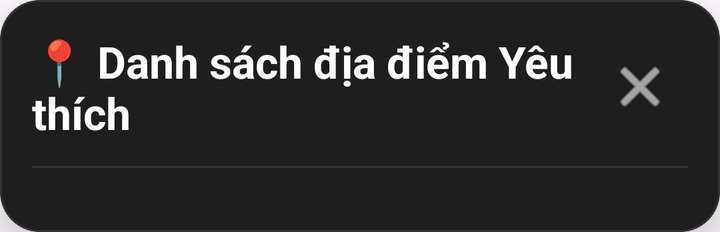
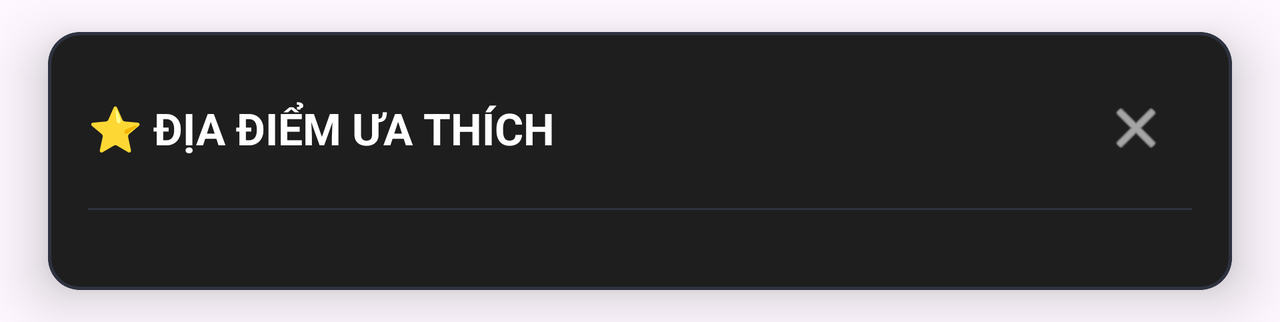

An Android layout and its configuration variant, each rendered on a device that would load it. The default file and the variant file are quoted in full after the pictures.
<!-- AndroidManifest.xml: application theme Theme.LocateShare -->
<!-- res/layout/dialog_favorites_card_popup.xml -->
<?xml version="1.0" encoding="utf-8"?>
<com.google.android.material.card.MaterialCardView xmlns:android="http://schemas.android.com/apk/res/android"
    xmlns:app="http://schemas.android.com/apk/res-auto"
    android:layout_width="match_parent"
    android:layout_height="wrap_content"
    android:layout_gravity="center"
    app:cardBackgroundColor="#1E1E1E"
    app:cardCornerRadius="20dp"
    app:cardElevation="16dp"
    app:strokeColor="#333333"
    app:strokeWidth="1dp">

    <LinearLayout
        android:layout_width="match_parent"
        android:layout_height="wrap_content"
        android:orientation="vertical"
        android:padding="16dp">

        
        <LinearLayout
            android:layout_width="match_parent"
            android:layout_height="wrap_content"
            android:orientation="horizontal"
            android:gravity="center_vertical"
            android:paddingBottom="12dp">

            <TextView
                android:id="@+id/tvPopupTitle"
                android:layout_width="0dp"
                android:layout_height="wrap_content"
                android:layout_weight="1"
                android:text="📍 Danh sách địa điểm Yêu thích"
                android:textSize="22sp"
                android:textStyle="bold"
                android:textColor="#FFFFFF" />

            <ImageButton
                android:id="@+id/btnClosePopup"
                android:layout_width="48dp"
                android:layout_height="48dp"
                android:background="?attr/selectableItemBackgroundBorderless"
                android:src="@android:drawable/ic_menu_close_clear_cancel"
                app:tint="#FFFFFF"
                android:contentDescription="Đóng popup" />

        </LinearLayout>

        
        <View
            android:layout_width="match_parent"
            android:layout_height="1dp"
            android:background="#333333"
            android:layout_marginBottom="8dp" />

        
        <androidx.recyclerview.widget.RecyclerView
            android:id="@+id/rvFavoritesPopup"
            android:layout_width="match_parent"
            android:layout_height="wrap_content"
            android:scrollbars="vertical"
            android:fadeScrollbars="false"
            android:scrollbarSize="6dp"
            android:scrollbarThumbVertical="@drawable/scrollbar_thumb_car"
            android:clipToPadding="false"
            android:paddingVertical="4dp" />

    </LinearLayout>

</com.google.android.material.card.MaterialCardView>
<!-- resources referenced by this layout -->
<resources>
  <!-- drawable scrollbar_thumb_car (drawable) -->
  <?xml version="1.0" encoding="utf-8"?>
  <shape xmlns:android="http://schemas.android.com/apk/res/android"
      android:shape="rectangle">
      <solid android:color="#666666" />
      <corners android:radius="4dp" />
      <size android:width="6dp" />
  </shape>
  <style name="Theme.LocateShare" parent="Base.Theme.LocateShare" />
  <style name="Base.Theme.LocateShare" parent="Theme.Material3.DayNight.NoActionBar">
          
          
      </style>
</resources>
<!-- res/layout-land/dialog_favorites_card_popup.xml (the repository's variant of the layout above) -->
<!-- drawn on the phone turned sideways -->
<?xml version="1.0" encoding="utf-8"?>
<com.google.android.material.card.MaterialCardView xmlns:android="http://schemas.android.com/apk/res/android"
    xmlns:app="http://schemas.android.com/apk/res-auto"
    android:id="@+id/cardFavoritesDialogContainer"
    android:layout_width="match_parent"
    android:layout_height="wrap_content"
    android:layout_gravity="center"
    android:layout_marginHorizontal="24dp"
    android:layout_marginVertical="16dp"
    app:cardBackgroundColor="#1E1E1E"
    app:cardCornerRadius="16dp"
    app:cardElevation="16dp"
    app:strokeColor="#2E3240"
    app:strokeWidth="1.5dp">

    <LinearLayout
        android:layout_width="match_parent"
        android:layout_height="wrap_content"
        android:orientation="vertical"
        android:padding="20dp">

        
        <LinearLayout
            android:layout_width="match_parent"
            android:layout_height="wrap_content"
            android:orientation="horizontal"
            android:gravity="center_vertical"
            android:paddingBottom="12dp">

            <TextView
                android:id="@+id/tvPopupTitle"
                android:layout_width="0dp"
                android:layout_height="wrap_content"
                android:layout_weight="1"
                android:text="⭐ ĐỊA ĐIỂM ƯA THÍCH"
                android:textSize="22sp"
                android:textStyle="bold"
                android:textColor="#FFFFFF" />

            <ImageButton
                android:id="@+id/btnClosePopup"
                android:layout_width="56dp"
                android:layout_height="56dp"
                android:minWidth="56dp"
                android:minHeight="56dp"
                android:background="?attr/selectableItemBackgroundBorderless"
                android:src="@android:drawable/ic_menu_close_clear_cancel"
                app:tint="#FFFFFF"
                android:contentDescription="Đóng popup" />

        </LinearLayout>

        
        <View
            android:layout_width="match_parent"
            android:layout_height="1dp"
            android:background="#2E3240"
            android:layout_marginBottom="12dp" />

        
        <TextView
            android:id="@+id/tvEmptyFavorites"
            android:layout_width="match_parent"
            android:layout_height="wrap_content"
            android:visibility="gone"
            android:text="Chưa có địa điểm yêu thích nào"
            android:textColor="#B0B3C6"
            android:textSize="16sp"
            android:gravity="center"
            android:paddingVertical="24dp" />

        
        <androidx.recyclerview.widget.RecyclerView
            android:id="@+id/rvFavoritesPopup"
            android:layout_width="match_parent"
            android:layout_height="wrap_content"
            android:scrollbars="vertical"
            android:fadeScrollbars="false"
            android:scrollbarSize="6dp"
            android:scrollbarThumbVertical="@drawable/scrollbar_thumb_car"
            android:clipToPadding="false"
            android:paddingVertical="4dp" />

    </LinearLayout>

</com.google.android.material.card.MaterialCardView>
